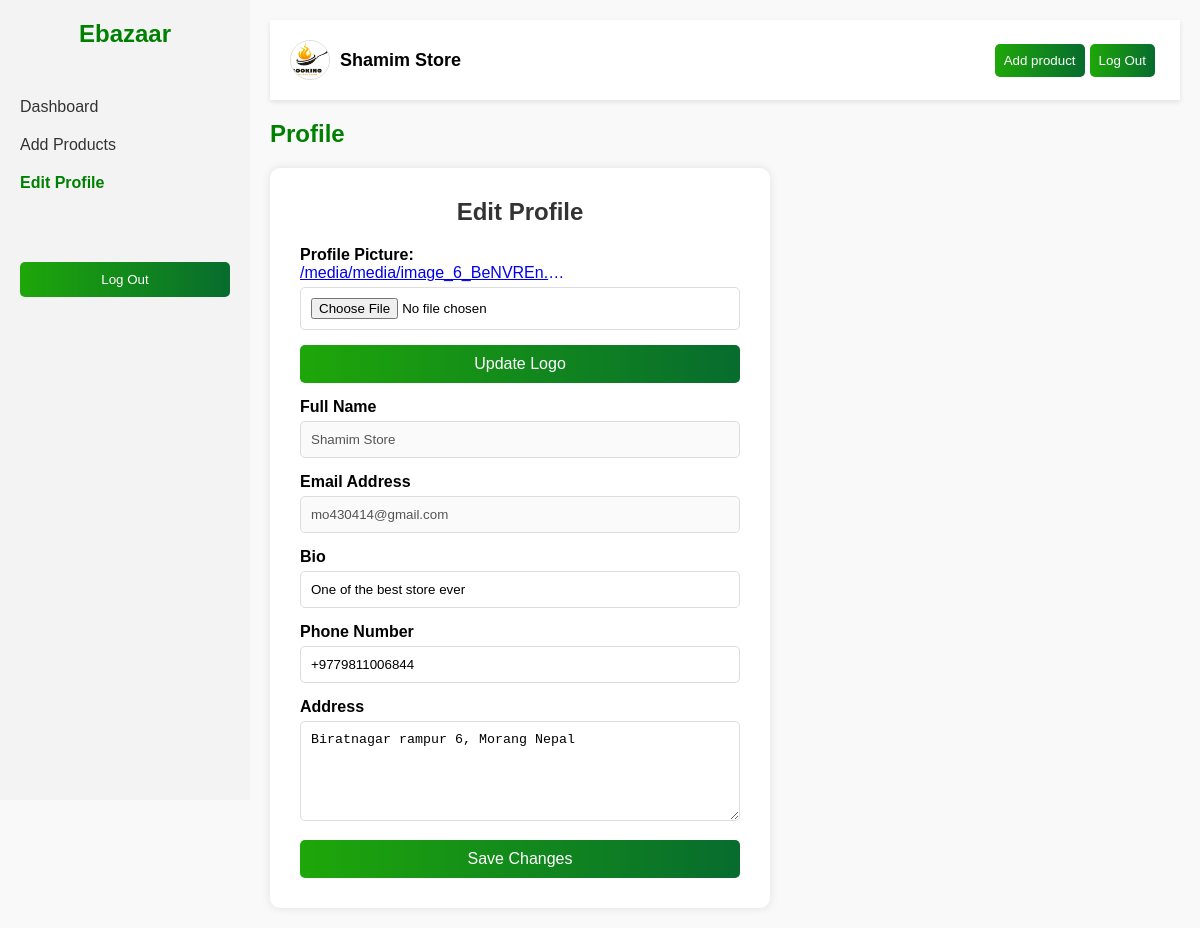
The app's page /profile/ (signed in) with its own data.
### ebozarapp/models.py (models this page shows, shortened)
class Profile(models.Model):
    USER_TYPE_CHOICES = [
        ('buyer', 'Buyer'),
        ('seller', 'Seller'),
    ]
    user = models.OneToOneField(User, on_delete=models.CASCADE)
    store_name = models.CharField(max_length=255)
    email = models.EmailField(max_length=254)
    phone_number = models.CharField(max_length=30)
    bio = models.TextField(null=True, blank=True)
    logo = models.ImageField(upload_to='media/', null=True, blank=True)
    address = models.CharField(max_length=255, null=True, blank=True)
    country = models.CharField(max_length=100, null=True, blank=True)
    city = models.CharField(max_length=100, null=True, blank=True)
    verify  = models.BooleanField(default=True)
    date = models.DateField(auto_now_add=True)
    date_time = models.DateTimeField(auto_now_add=True)
    user_type = models.CharField(max_length=10, choices=USER_TYPE_CHOICES)

### ebozarapp/views.py (the view, shortened to what this page needs)
# urls.py: path('profile/', views.profile, name='profile'),
@login_required(login_url='/login')
def profile(request):
    user = request.user
    user_profile = Profile.objects.get(user=user)
    context = {'user_profile': user_profile}
    return render(request, 'profile.html', context)

### templates/profile.html (shortened to what this page needs)
<!DOCTYPE html>
<html lang="en">
<head>
    <link rel="stylesheet" href="/static/css/dashboard.css">
    <link rel="stylesheet" href="/static/css/profile.css">
</head>
<body>
    <div class="sidebar">
        <a href="/">
            <h2 class="logo">Ebazaar</h2>
        </a>
        <ul>
            <li><a href="/dashboard" >Dashboard</a></li>
            <li><a href="/add_product">Add Products</a></li>
            <li><a href="/profile" class="active">Edit Profile</a></li>
        </ul>
        <form method="POST" action="{% url 'logout' %}">
            <button class="logout-btn">Log Out</button>
        </form>
    </div>
    <div class="main-content">
        <div class="topbar">
            <a href="/profile">
                <div class="user-info">
                    {% if user_profile.logo %}
                        <img src="{{user_profile.logo.url}}" alt="Profile Picture">
                        <span class="user-name">{{user_profile.store_name}}</span>
                    {% else %}
                        <img src="/static/assets/camera.png" alt="Profile Picture">
                        <span class="user-name">{{user_profile.store_name}}</span>
                    {% endif %}
                </div>
            </a>
            <div class="addprt">
                <a class="add_product_button" href="/add_product"><button>Add product</button></a>
                <a href="/logout"><button>Log Out</button></a>
            </div>
        </div>
        <div class="dashboard">
            <div class="addprt">
                <h2>Profile</h2>
            </div>
            <div class="form-container">
                <h2>Edit Profile</h2>
                <form method="POST" action="/profile/?action=update_logo" enctype="multipart/form-data">
                    <div class="form-group">
                        <label for="profile_picture">Profile Picture:  </label>
                        {% if user_profile.logo %}
                            <a href="{{ user_profile.logo.url }}" target="_blank">
                                <div class="image_url">
                                    {{ user_profile.logo.url }}
                                </div>
                            </a>
                        {% else %}
                            <p>No profile picture uploaded</p>
                        {% endif %}
                        <input type="file"  name="logo" accept="image/*" required>
                    </div>
                    <button type="submit" class="btn-primary">Update Logo</button>
                </form>
                <form method="POST" action="/profile/?action=update_profile">
                    <div class="form-group">
                        <label for="name">Full Name</label>
                        <input type="text" name="name" value="{{user_profile.store_name}}" disabled>
                    </div>
                    <div class="form-group">
                        <label for="email">Email Address</label>
                        <input type="email" name="email" value="{{user_profile.email}}" disabled>
                    </div>
                    <div class="form-group">
                        <label for="bio">Bio</label>
                        <input type="text" name="bio" value="{{user_profile.bio}}" >
                    </div>
                    <div class="form-group">
                        <label for="phone">Phone Number</label>
                        <input type="tel" name="phone_number" value="{{user_profile.phone_number}}" placeholder="Enter your phone number" required>
                    </div>
                    <div class="form-group">
                        <label for="address">Address</label>
                        <textarea id="address" name="address" placeholder="Enter your address">{{user_profile.address}}</textarea>
                    </div>
                    <button type="submit" class="btn-primary">Save Changes</button>
                </form>
            </div>
        </div>
    </div>
</body>
</html>

### static/css/dashboard.css (style rules this page uses)
* { margin: 0; padding: 0; box-sizing: border-box; }
body { font-family: 'Arial', sans-serif; background-color: #f9f9f9; display: flex; }
.sidebar { width: 250px; background-color: #f3f3f3; height: 100vh; padding: 20px; }
.sidebar .logo { font-size: 24px; font-weight: bold; color: green; text-align: center; margin-bottom: 50px; }
.sidebar ul { list-style: none; }
.sidebar ul li { margin-bottom: 20px; }
.sidebar ul li a { text-decoration: none; font-size: 16px; color: #333; display: flex; align-items: center; }
.sidebar ul li a.active { color: green; font-weight: bold; }
.sidebar .logout-btn { background: linear-gradient(90deg, #1EA709 0%, #076C2E 100%); color: white; border: none; width: 100%; padding: 10px; border-radius: 5px; text-align: center; margin-top: 50px; cursor: pointer; }
.sidebar a { text-decoration: none; }
.main-content { flex: 1; padding: 20px; }
.topbar { display: flex; justify-content: space-between; align-items: center; background-color: white; padding: 20px; box-shadow: 0px 2px 5px rgba(0, 0, 0, 0.1); margin-bottom: 20px; }
.topbar a { text-decoration: none; color: black; }
.user-info { display: flex; align-items: center; }
.user-info img { width: 40px; height: 40px; border-radius: 50%; margin-right: 10px; border:1px solid #ddd; object-fit: cover; }
.user-info .user-name { font-size: 18px; font-weight: bold; }
.dashboard h2 { color: green; margin-bottom: 20px; }
.addprt { display: flex; justify-content: space-between; }
.addprt button { padding: 9px; border-radius: 5px; border: none; color: white; background: linear-gradient(90deg, #1EA709 0%, #076C2E 100%); cursor: pointer; margin-right: 5px; }

### static/css/profile.css (style rules this page uses)
.form-container { background-color: #ffffff; padding: 30px; border-radius: 10px; width: 100%; max-width: 500px; box-shadow: 0 0 10px rgba(0, 0, 0, 0.1); }
.form-group { margin: 15px 0; }
.form-container h2 { text-align: center; margin-bottom: 20px; color: #333; }
.form-group label { font-weight: bold; margin-top: 10px; }
.form-group input[type="bio"], .form-group input[type="text"], .form-group input[type="email"], .form-group input[type="tel"], .form-group input[type="file"], .form-group textarea { width: 100%; padding: 10px; margin-top: 5px; border: 1px solid #ddd; border-radius: 5px; box-sizing: border-box; }
.form-group textarea { resize: vertical; height: 100px; }
.btn-primary { background: linear-gradient(90deg, #1EA709 0%, #076C2E 100%); color: white; border: none; padding: 10px 20px; width: 100%; border-radius: 5px; font-size: 1rem; cursor: pointer; }
.image_url { width: 266px; overflow: hidden; white-space: nowrap; text-overflow: ellipsis; }

### records on screen
Profile: logo (picture), store_name "Shamim Store", logo "/media/media/image_6_BeNVREn.…", name "Shamim Store", email "mo430414@gmail.com", bio "One of the best store ever", phone_number "+9779811006844", address "Biratnagar rampur 6, Morang Nepal"
